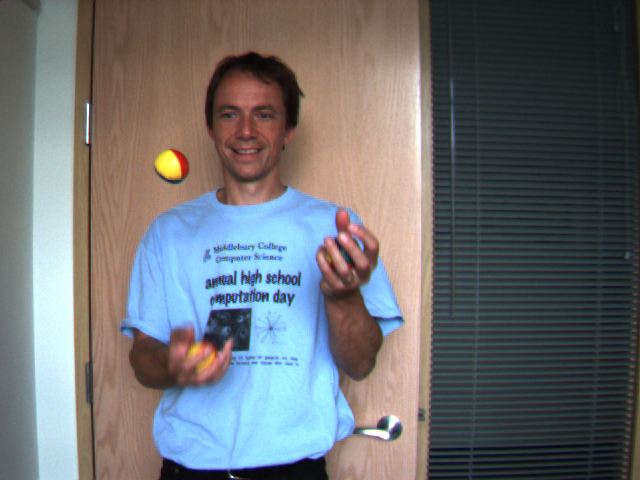
#> input picture Computer Vision/Optic Flow (Lucas Kanade)/src/image1.png, 640 x 480 px
$ python MyLucasKanade.py   (Python 2 division)
#> lines starting #> are read from the running program, lines starting #| are printed output that depends on the picture
import math
from scipy import signal
from PIL import Image
import numpy as np
from numpy import *
from matplotlib import pyplot as plt
from pylab import *
import cv2
import random

def LK_OpticalFlow(Image1,Image2,):
   	I1 = np.array(Image1)
	I2 = np.array(Image2)
	S = np.shape(I1)
	I1_smooth = cv2.GaussianBlur(I1, (3,3), 0)
	I2_smooth = cv2.GaussianBlur(I2, (3,3), 0)
	Ix = signal.convolve2d(I1_smooth,[[-0.25,0.25],[-0.25,0.25]],'same') + signal.convolve2d(I2_smooth,[[-0.25,0.25],[-0.25,0.25]],'same')
	Iy = signal.convolve2d(I1_smooth,[[-0.25,-0.25],[0.25,0.25]],'same') + signal.convolve2d(I2_smooth,[[-0.25,-0.25],[0.25,0.25]],'same')
	It = signal.convolve2d(I1_smooth,[[0.25,0.25],[0.25,0.25]],'same') + signal.convolve2d(I2_smooth,[[-0.25,-0.25],[-0.25,-0.25]],'same')
	features = cv2.goodFeaturesToTrack(I1_smooth,10000,0.01,10)
	feature = np.int0(features)
	for i in feature:
		x,y = i.ravel()
		cv2.circle(I1_smooth,(x,y),3,0,-1)
	u = v = np.nan*np.ones(S)
	for l in feature:
		j,i = l.ravel()
		IX = ([Ix[i-1,j-1],Ix[i,j-1],Ix[i-1,j-1],Ix[i-1,j],Ix[i,j],Ix[i+1,j],Ix[i-1,j+1],Ix[i,j+1],Ix[i+1,j-1]])
		IY = ([Iy[i-1,j-1],Iy[i,j-1],Iy[i-1,j-1],Iy[i-1,j],Iy[i,j],Iy[i+1,j],Iy[i-1,j+1],Iy[i,j+1],Iy[i+1,j-1]])
		IT = ([It[i-1,j-1],It[i,j-1],It[i-1,j-1],It[i-1,j],It[i,j],It[i+1,j],It[i-1,j+1],It[i,j+1],It[i+1,j-1]])
		LK = (IX, IY)
		LK = np.matrix(LK)
		LK_T = np.array(np.matrix(LK))
		LK = np.array(np.matrix.transpose(LK))
		A1 = np.dot(LK_T,LK)
		A2 = np.linalg.pinv(A1)
		A3 = np.dot(A2,LK_T)
		(u[i,j],v[i,j]) = np.dot(A3,IT)
	plt.subplot(1,1,1)
	plt.title('Optical Flow')
	plt.imshow(I1,cmap = cm.gray)
	for i in range(S[0]):
		for j in range(S[1]):
			if abs(u[i,j])>t or abs(v[i,j])>t:
				plt.arrow(j,i,v[i,j],u[i,j],head_width = 5, head_length = 5, color = "b")
	plt.show()
t = 0.3
cv2.namedWindow('image1', cv2.WINDOW_NORMAL)
cv2.namedWindow('image2', cv2.WINDOW_NORMAL)
img1 = cv2.imread('image1.png')
#> img1 is the input picture: shape (480, 640, 3); mean B, G, R 113, 110.5, 108.7
img2 = cv2.imread('image2.png')
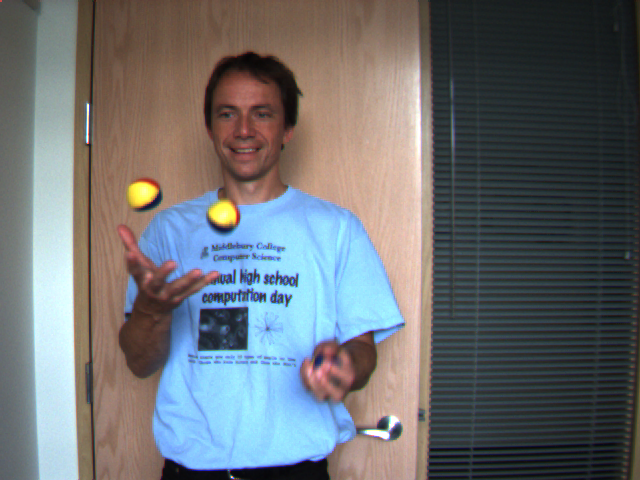
#> input picture Computer Vision/Optic Flow (Lucas Kanade)/src/image2.png, 640 x 480 px
#> img2 is the input picture: shape (480, 640, 3); mean B, G, R 113, 110.1, 107.2
Image1 = Image.open('image1.png').convert('L')
Image2 = Image.open('image2.png').convert('L')
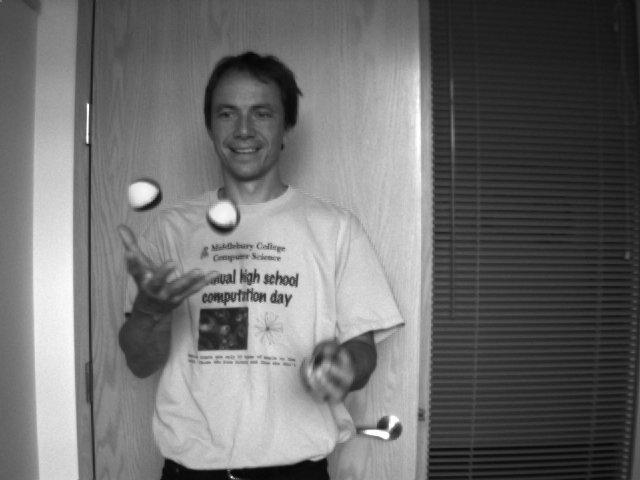
#> Image2: PIL image 640x480 L; min 5, max 255, mean 109.6
cv2.imshow('image1',img1)
cv2.imshow('image2',img2)
LK_OpticalFlow(Image1, Image2)
#> in LK_OpticalFlow, `Iy = signal.convolve2d(I1_smooth,[[-0.25,-0.25],[0.25,0.25]],'same') +..`:
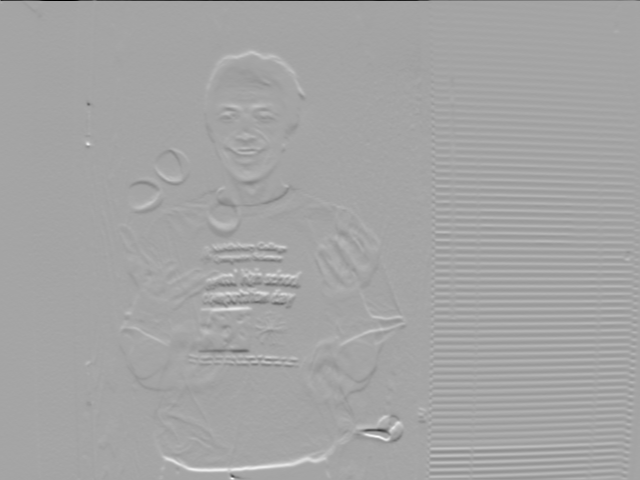
#> Iy: shape (480, 640) float64; min -115.2, max 63, mean -0.2; drawn with min black and max white
#> in LK_OpticalFlow, `It = signal.convolve2d(I1_smooth,[[0.25,0.25],[0.25,0.25]],'same') + s..`:
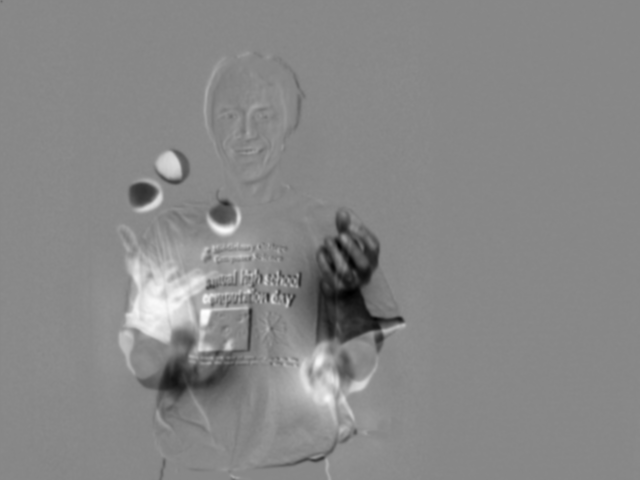
#> It: shape (480, 640) float64; min -178, max 157.2, mean 0.6; drawn with min black and max white
#> in LK_OpticalFlow, `features = cv2.goodFeaturesToTrack(I1_smooth,10000,0.01,10)`: features = 239 rows, first 8: [87, 142], [230, 475], [87, 104], [267, 300], [235, 271], [278, 290], [279, 270], [289, 305]
#> in LK_OpticalFlow, `feature = np.int0(features)`: feature has the same summary as features
#> the loop in LK_OpticalFlow, `for i in feature:` made 239 passes
#> after the loop in LK_OpticalFlow, `for i in feature:`:
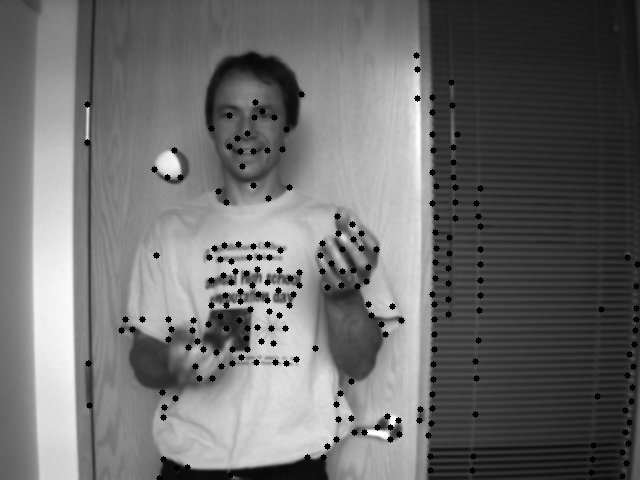
#> I1_smooth: shape (480, 640); min 0, max 255, mean 107.8
#> the loop in LK_OpticalFlow, `for l in feature:` made 239 passes
#> (j, i, IX, IY, IT, A1, A2) on passes 2 to 3: (230, 475, [-13, -23.25, -13, 1.5, -18, -40.5, 16, 3.75, -29.75], [-4.5, -2.25, -4.5, -17.5, -19, -9, -26.5, -41.75, 3.25], [7, 8.75, 7, 13.5, 19, 13, 16, 27.25, 5.75], [[4000.2, 172.3], [172.3, 3249.7]], [[0.000251, -1.33e-05], [-1.33e-05, 0.000308]]), (87, 104, [-17.75, -30.75, -17.75, -12.5, -36.5, -57, 19, 17, -40], [-9.75, -7.75, -9.75, -26.5, -28, -13.5, -36, -44.5, -4], [1.75, 1.25, 1.75, 1, 0.5, 0.5, 0, -0.5, 1], [[8563.2, 1426.7], [1426.7, 5210.9]], [[0.000122, -3.35e-05], [-3.35e-05, 0.000201]])
#> after the loop in LK_OpticalFlow, `for l in feature:`:
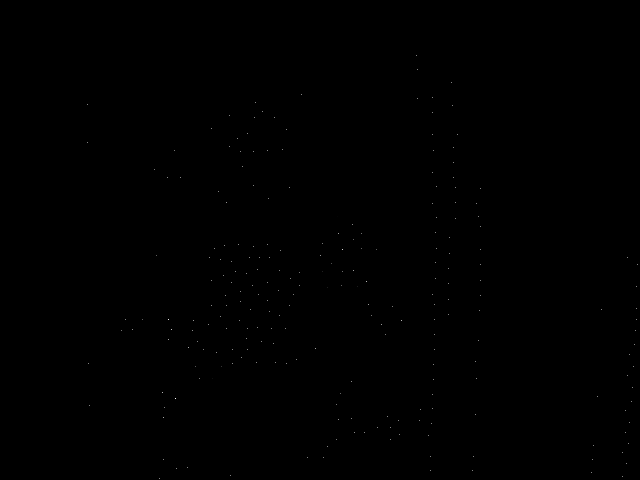
#> u: shape (480, 640) float64; 99.92% of the values are NaN or infinite; the others: min -47.04, max 45.7, mean -0.434; drawn with min black, max white, NaN and infinite black
#> in LK_OpticalFlow, `plt.show()`:
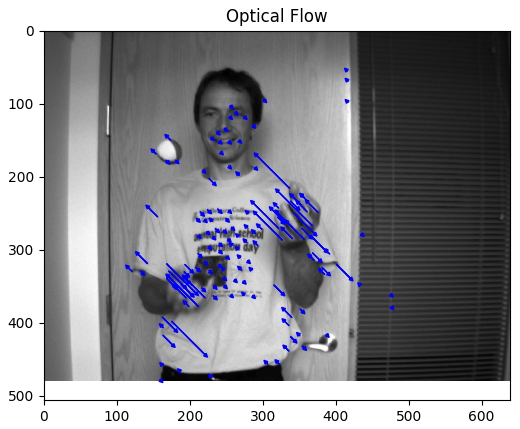
#> figure drawn by matplotlib, 1 panel
